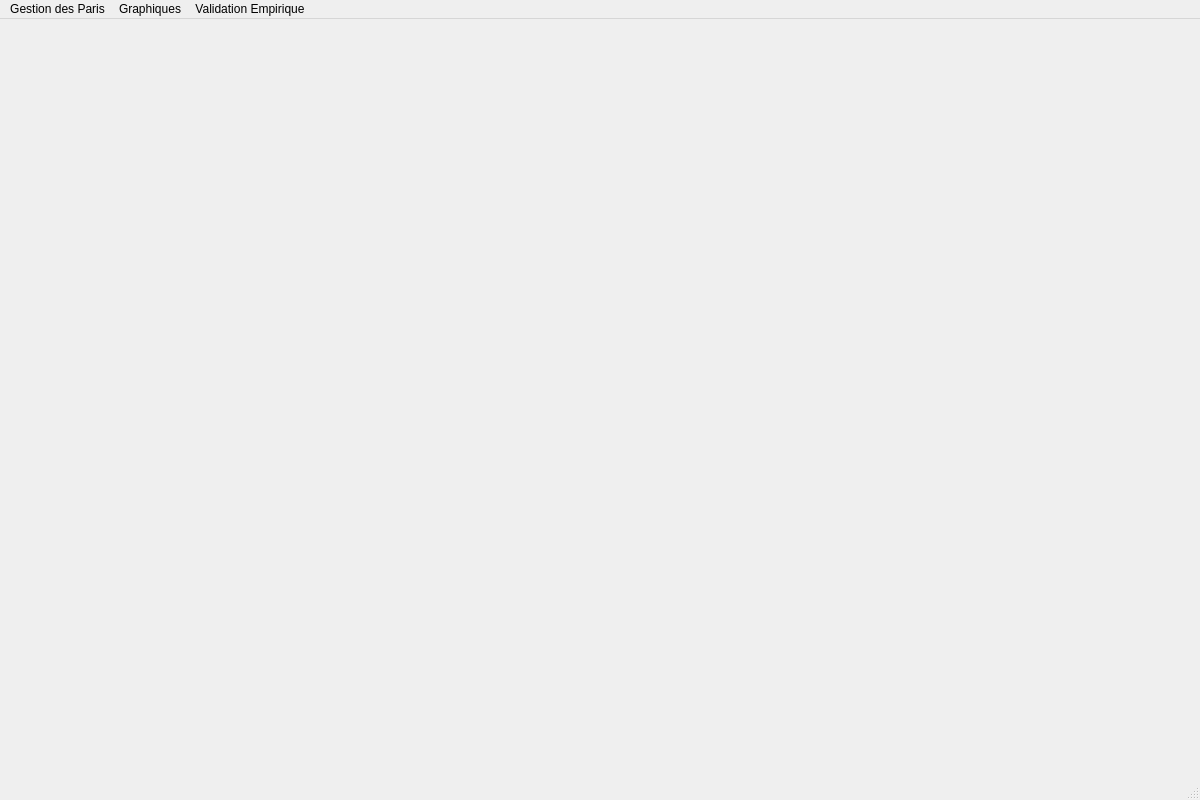
<?xml version="1.0" encoding="UTF-8"?>
<ui version="4.0">
 <class>WelcomeView</class>
 <widget class="QMainWindow" name="WelcomeView">
  <property name="geometry">
   <rect>
    <x>0</x>
    <y>0</y>
    <width>1200</width>
    <height>800</height>
   </rect>
  </property>
  <property name="windowTitle">
   <string>MainWindow</string>
  </property>
  <widget class="QWidget" name="centralwidget"/>
  <widget class="QMenuBar" name="menubar">
   <property name="geometry">
    <rect>
     <x>0</x>
     <y>0</y>
     <width>1200</width>
     <height>21</height>
    </rect>
   </property>
   <widget class="QMenu" name="menuGestion_Paris">
    <property name="title">
     <string>Gestion des Paris</string>
    </property>
    <addaction name="actionNouveau_Paris"/>
    <addaction name="actionAfficher_Evenements_en_cours"/>
    <addaction name="separator"/>
    <addaction name="actionCreer_un_nouveau_paris"/>
    <addaction name="actionFermer_tous_les_paris_et_matches"/>
    <addaction name="separator"/>
    <addaction name="actionExporter_Donnees_Vers_Excel"/>
    <addaction name="actionImporter_Donnees_depuis_Excel"/>
    <addaction name="separator"/>
    <addaction name="actionQuitter"/>
   </widget>
   <widget class="QMenu" name="menuGraphiques">
    <property name="title">
     <string>Graphiques</string>
    </property>
   </widget>
   <widget class="QMenu" name="menuValidation_Empirique">
    <property name="title">
     <string>Validation Empirique</string>
    </property>
   </widget>
   <addaction name="menuGestion_Paris"/>
   <addaction name="menuGraphiques"/>
   <addaction name="menuValidation_Empirique"/>
  </widget>
  <widget class="QStatusBar" name="statusbar"/>
  <action name="actionNouveau_Paris">
   <property name="text">
    <string>Créer Evènement Sportif</string>
   </property>
  </action>
  <action name="actionAfficher_Evenements_en_cours">
   <property name="text">
    <string>Afficher évènements en cours</string>
   </property>
  </action>
  <action name="actionCreer_un_nouveau_paris">
   <property name="text">
    <string>Créer un nouveau paris</string>
   </property>
  </action>
  <action name="actionFermer_tous_les_paris_et_matches">
   <property name="text">
    <string>Fermer tous les paris et matches</string>
   </property>
  </action>
  <action name="actionExporter_Donnees_Vers_Excel">
   <property name="text">
    <string>Exporter Données vers Excel</string>
   </property>
  </action>
  <action name="actionImporter_Donnees_depuis_Excel">
   <property name="text">
    <string>Importer Données depuis Excel</string>
   </property>
  </action>
  <action name="actionQuitter">
   <property name="text">
    <string>Quitter</string>
   </property>
  </action>
 </widget>
 <resources/>
 <connections/>
</ui>
